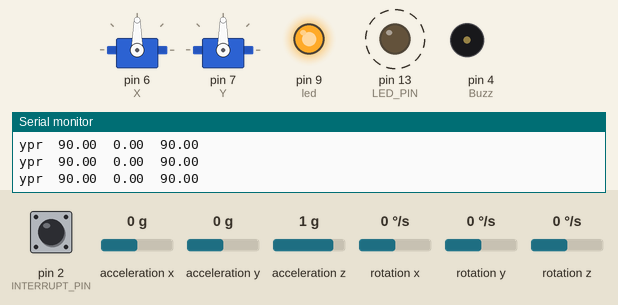
This sketch was run on a simulated Arduino Uno, built with avr-gcc and run on an emulated ATmega328P. Parts: 2 × servo, output pins drawn as LEDs (lit = HIGH), buzzer (waves = sounding, pin HIGH), the last lines printed to the serial monitor. Dashed ring = blinking. Inputs (shaded band) come from the test bench; at power-on: acceleration y 0 g, acceleration x 0 g, rotation z 0 °/s, acceleration z 1 g, pin 2 (INTERRUPT_PIN) LOW, rotation x 0 °/s, rotation y 0 °/s. The sensor or clock chip raises its interrupt line as the real part does.

Above: at 7.22 s.
7.8 s: acceleration y set to -1.4 g
At 8.55 s:
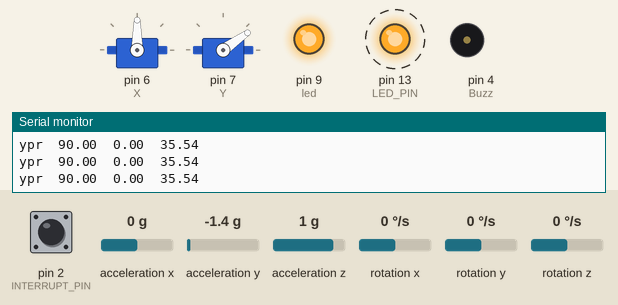
10.8 s: acceleration x set to -1.4 g
At 11.52 s:
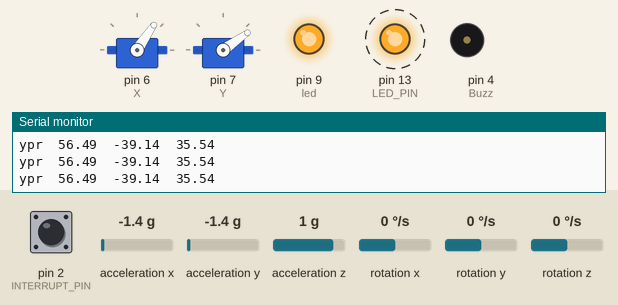
13.8 s: rotation z set to -100 °/s
At 14.54 s:
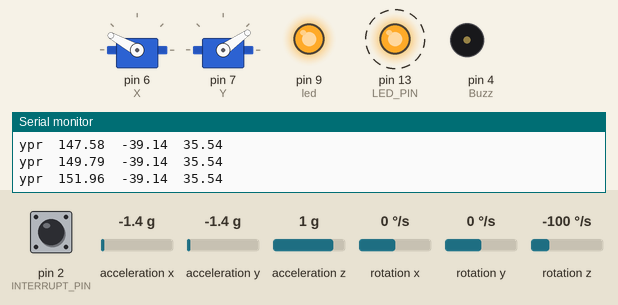
16.8 s: acceleration z set to -1.4 g
At 16.96 s:
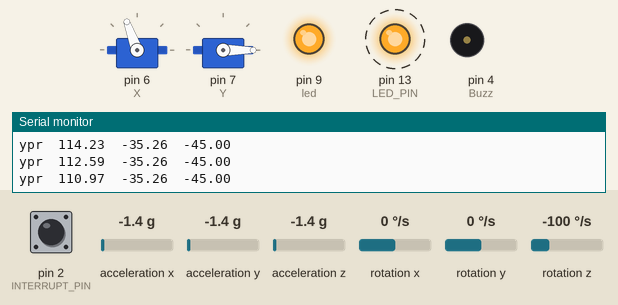
19.8 s: acceleration z set to 0 g
22.8 s: acceleration x set to -0.8 g
Timing chart, 0 to 26.8 s (numbered marks = the images above; inputs shaded):
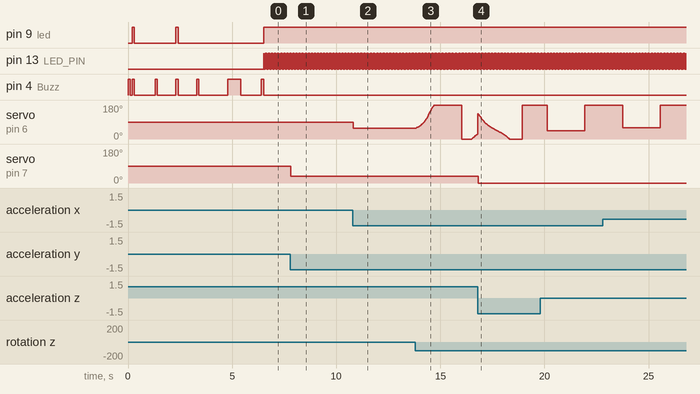

Measured:
- after the input at 7.8 s, servo on pin 7 (Y): 90° → 35° at once
- after the input at 10.8 s, servo on pin 6 (X): 90° → 56° at once
- after the input at 16.8 s, servo on pin 7 (Y): 35° → 0° at once
- by itself, pin 13 (LED_PIN): alternates HIGH for 0.01 s and LOW for 0.01 s

The sketch:

Rocket_code_on_Arduino.ino
```cpp
// I2Cdev and MPU6050 must be installed as libraries, or else the .cpp/.h files
// for both classes must be in the include path of your project
#include "I2Cdev.h"
#include <Servo.h>
#include "MPU6050_6Axis_MotionApps20.h"
//#include "MPU6050.h" // not necessary if using MotionApps include file

// Arduino Wire library is required if I2Cdev I2CDEV_ARDUINO_WIRE implementation
// is used in I2Cdev.h
#if I2CDEV_IMPLEMENTATION == I2CDEV_ARDUINO_WIRE
    #include "Wire.h"
#endif

// class default I2C address is 0x68
// specific I2C addresses may be passed as a parameter here
// AD0 low = 0x68 (default for SparkFun breakout and InvenSense evaluation board)
// AD0 high = 0x69
MPU6050 mpu;
Servo X;
Servo Y;
//MPU6050 mpu(0x69); // <-- use for AD0 high

/* =========================================================================
   NOTE: In addition to connection 3.3v, GND, SDA, and SCL, this sketch
   depends on the MPU-6050's INT pin being connected to the Arduino's
   external interrupt #0 pin. On the Arduino Uno and Mega 2560, this is
   digital I/O pin 2.
 * ========================================================================= */

/* =========================================================================
   NOTE: Arduino v1.0.1 with the Leonardo board generates a compile error
   when using Serial.write(buf, len). The Teapot output uses this method.
   The solution requires a modification to the Arduino USBAPI.h file, which
   is fortunately simple, but annoying. This will be fixed in the next IDE
   release. For more info, see these links:

   http://arduino.cc/forum/index.php/topic,109987.0.html
   http://code.google.com/p/arduino/issues/detail?id=958
 * ========================================================================= */


// uncomment "OUTPUT_READABLE_QUATERNION" if you want to see the actual
// quaternion components in a [w, x, y, z] format (not best for parsing
// on a remote host such as Processing or something though)
//#define OUTPUT_READABLE_QUATERNION

// uncomment "OUTPUT_READABLE_EULER" if you want to see Euler angles
// (in degrees) calculated from the quaternions coming from the FIFO.
// Note that Euler angles suffer from gimbal lock (for more info, see
// http://en.wikipedia.org/wiki/Gimbal_lock)
//#define OUTPUT_READABLE_EULER

// uncomment "OUTPUT_READABLE_YAWPITCHROLL" if you want to see the yaw/
// pitch/roll angles (in degrees) calculated from the quaternions coming
// from the FIFO. Note this also requires gravity vector calculations.
// Also note that yaw/pitch/roll angles suffer from gimbal lock (for
// more info, see: http://en.wikipedia.org/wiki/Gimbal_lock)
#define OUTPUT_READABLE_YAWPITCHROLL
#define Buzz 4
#define led 9
// uncomment "OUTPUT_READABLE_REALACCEL" if you want to see acceleration
// components with gravity removed. This acceleration reference frame is
// not compensated for orientation, so +X is always +X according to the
// sensor, just without the effects of gravity. If you want acceleration
// compensated for orientation, us OUTPUT_READABLE_WORLDACCEL instead.
//#define OUTPUT_READABLE_REALACCEL

// uncomment "OUTPUT_READABLE_WORLDACCEL" if you want to see acceleration
// components with gravity removed and adjusted for the world frame of
// reference (yaw is relative to initial orientation, since no magnetometer
// is present in this case). Could be quite handy in some cases.
//#define OUTPUT_READABLE_WORLDACCEL

// uncomment "OUTPUT_TEAPOT" if you want output that matches the
// format used for the InvenSense teapot demo
//#define OUTPUT_TEAPOT


#define INTERRUPT_PIN 2  // use pin 2 on Arduino Uno & most boards
#define LED_PIN 13 // (Arduino is 13, Teensy is 11, Teensy++ is 6)
bool blinkState = false;
int beep = 0;

// MPU control/status vars
bool dmpReady = false;  // set true if DMP init was successful
uint8_t mpuIntStatus;   // holds actual interrupt status byte from MPU
uint8_t devStatus;      // return status after each device operation (0 = success, !0 = error)
uint16_t packetSize;    // expected DMP packet size (default is 42 bytes)
uint16_t fifoCount;     // count of all bytes currently in FIFO
uint8_t fifoBuffer[64]; // FIFO storage buffer

// orientation/motion vars
Quaternion q;           // [w, x, y, z]         quaternion container
VectorInt16 aa;         // [x, y, z]            accel sensor measurements
VectorInt16 aaReal;     // [x, y, z]            gravity-free accel sensor measurements
VectorInt16 aaWorld;    // [x, y, z]            world-frame accel sensor measurements
VectorFloat gravity;    // [x, y, z]            gravity vector
float euler[3];         // [psi, theta, phi]    Euler angle container
float ypr[3];           // [yaw, pitch, roll]   yaw/pitch/roll container and gravity vector

// packet structure for InvenSense teapot demo
uint8_t teapotPacket[14] = { '$', 0x02, 0,0, 0,0, 0,0, 0,0, 0x00, 0x00, '\r', '\n' };


// ================================================================
// ===               INTERRUPT DETECTION ROUTINE                ===
// ================================================================

volatile bool mpuInterrupt = false;     // indicates whether MPU interrupt pin has gone high
void dmpDataReady() {
    mpuInterrupt = true;
}


// ================================================================
// ===                      INITIAL SETUP                       ===
// ================================================================

void setup() {
  X.attach(6);
  Y.attach(7);
  pinMode(Buzz, OUTPUT);
  pinMode(led, OUTPUT);
    // join I2C bus (I2Cdev library doesn't do this automatically)
    #if I2CDEV_IMPLEMENTATION == I2CDEV_ARDUINO_WIRE
        Wire.begin();
        Wire.setClock(400000); // 400kHz I2C clock. Comment this line if having compilation difficulties
    #elif I2CDEV_IMPLEMENTATION == I2CDEV_BUILTIN_FASTWIRE
        Fastwire::setup(400, true);
    #endif

    // initialize serial communication
    // (115200 chosen because it is required for Teapot Demo output, but it's
    // really up to you depending on your project)
    Serial.begin(115200);
    while (!Serial); // wait for Leonardo enumeration, others continue immediately

    // NOTE: 8MHz or slower host processors, like the Teensy @ 3.3V or Arduino
    // Pro Mini running at 3.3V, cannot handle this baud rate reliably due to
    // the baud timing being too misaligned with processor ticks. You must use
    // 38400 or slower in these cases, or use some kind of external separate
    // crystal solution for the UART timer.

    // initialize device
    Serial.println(F("Initializing I2C devices..."));
    digitalWrite(Buzz, 1);
    delay(100);
    digitalWrite(Buzz, 0);
    mpu.initialize();
    pinMode(INTERRUPT_PIN, INPUT);
    delay(100);
    // verify connection
    Serial.println(F("Testing device connections..."));
    digitalWrite(Buzz, 1);
    digitalWrite(led, 1);
    delay(100);
    digitalWrite(Buzz, 0);
    digitalWrite(led, 0);
    Serial.println(mpu.testConnection() ? F("MPU6050 connection successful") : F("MPU6050 connection failed"));

    // wait for ready
    Serial.println(F("\nSending a request to start DMP and flight..."));
    //while (Serial.available() && Serial.read()); // empty buffer
    //while (!Serial.available());                 // wait for data
    //while (Serial.available() && Serial.read()); // empty buffer again
    delay(1000);
    digitalWrite(Buzz,1);
    delay(100);
    digitalWrite(Buzz,0);
    delay(900);
    digitalWrite(Buzz,1);
    digitalWrite(led,1);
    delay(100);
    digitalWrite(Buzz,0);
    digitalWrite(led,0);
    delay(900);
    digitalWrite(Buzz,1);
    delay(100);
    digitalWrite(Buzz,0);
    delay(900);

    // load and configure the DMP
    Serial.println(F("Initializing DMP..."));
    devStatus = mpu.dmpInitialize();
    digitalWrite(Buzz, 1);
    delay(500);
    digitalWrite(Buzz, 0);
    // supply your own gyro offsets here, scaled for min sensitivity
    mpu.setXGyroOffset(220);
    mpu.setYGyroOffset(76);
    mpu.setZGyroOffset(-85);
    mpu.setZAccelOffset(1788); // 1688 factory default for my test chip

    // make sure it worked (returns 0 if so)
    if (devStatus == 0) {
        // Calibration Time: generate offsets and calibrate our MPU6050
        mpu.CalibrateAccel(6);
        mpu.CalibrateGyro(6);
        mpu.PrintActiveOffsets();
        // turn on the DMP, now that it's ready
        Serial.println(F("Enabling DMP..."));
        mpu.setDMPEnabled(true);

        // enable Arduino interrupt detection
        Serial.print(F("Enabling interrupt detection (Arduino external interrupt "));
        Serial.print(digitalPinToInterrupt(INTERRUPT_PIN));
        Serial.println(F(")..."));
        attachInterrupt(digitalPinToInterrupt(INTERRUPT_PIN), dmpDataReady, RISING);
        mpuIntStatus = mpu.getIntStatus();

        // set our DMP Ready flag so the main loop() function knows it's okay to use it
        Serial.println(F("DMP ready! Waiting for first interrupt..."));
        dmpReady = true;
        Serial.println(F("Go Antares! Go Gyro!"));
        digitalWrite(Buzz, 1);
        delay(100);
        digitalWrite(Buzz, 0);
        delay(1000);
        digitalWrite(Buzz, 1);
        delay(100);
        digitalWrite(Buzz, 0);
        digitalWrite(led, 1);
        // get expected DMP packet size for later comparison
        packetSize = mpu.dmpGetFIFOPacketSize();
    } else {
      digitalWrite(Buzz, 1);
      delay(1000);
      digitalWrite(Buzz, 0);
        // ERROR!
        // 1 = initial memory load failed
        // 2 = DMP configuration updates failed
        // (if it's going to break, usually the code will be 1)
        Serial.print(F("DMP Initialization failed (code "));
        Serial.print(F("STOP!"));
        Serial.print(devStatus);
        Serial.println(F(")"));
    }

    // configure LED for output
    pinMode(LED_PIN, OUTPUT);
}


// ================================================================
// ===                    MAIN PROGRAM LOOP                     ===
// ================================================================

void loop() {
    // if programming failed, don't try to do anything
    if (!dmpReady) {
      return;
      digitalWrite(led, 0);
    }

    // read a packet from FIFO
    if (mpu.dmpGetCurrentFIFOPacket(fifoBuffer)) { // Get the Latest packet
        #ifdef OUTPUT_READABLE_QUATERNION
            // display quaternion values in easy matrix form: w x y z
            mpu.dmpGetQuaternion(&q, fifoBuffer);
            Serial.print("quat\t");
            Serial.print(q.w);
            Serial.print("\t");
            Serial.print(q.x);
            Serial.print("\t");
            Serial.print(q.y);
            Serial.print("\t");
            Serial.println(q.z);
        #endif

        #ifdef OUTPUT_READABLE_EULER
            // display Euler angles in degrees
            mpu.dmpGetQuaternion(&q, fifoBuffer);
            mpu.dmpGetEuler(euler, &q);
            Serial.print("euler\t");
            Serial.print(euler[0] * 180/M_PI);
            Serial.print("\t");
            Serial.print(euler[1] * 180/M_PI);
            Serial.print("\t");
            Serial.println(euler[2] * 180/M_PI);
        #endif

        #ifdef OUTPUT_READABLE_YAWPITCHROLL
            // display Euler angles in degrees
            mpu.dmpGetQuaternion(&q, fifoBuffer);
            mpu.dmpGetGravity(&gravity, &q);
            mpu.dmpGetYawPitchRoll(ypr, &q, &gravity);
            Serial.print("ypr\t");
            Serial.print(ypr[0] * 180/M_PI+90);
            X.write(ypr[0] * 180/M_PI+90);
            Serial.print("\t");
            Serial.print(ypr[1] * 180/M_PI);
            Serial.print("\t");
            Serial.println(ypr[2] * 180/M_PI+90);
            Y.write(ypr[2] * 180/M_PI+90);
        #endif

        #ifdef OUTPUT_READABLE_REALACCEL
            // display real acceleration, adjusted to remove gravity
            mpu.dmpGetQuaternion(&q, fifoBuffer);
            mpu.dmpGetAccel(&aa, fifoBuffer);
            mpu.dmpGetGravity(&gravity, &q);
            mpu.dmpGetLinearAccel(&aaReal, &aa, &gravity);
            Serial.print("areal\t");
            Serial.print(aaReal.x);
            Serial.print("\t");
            Serial.print(aaReal.y);
            Serial.print("\t");
            Serial.println(aaReal.z);
        #endif

        #ifdef OUTPUT_READABLE_WORLDACCEL
            // display initial world-frame acceleration, adjusted to remove gravity
            // and rotated based on known orientation from quaternion
            mpu.dmpGetQuaternion(&q, fifoBuffer);
            mpu.dmpGetAccel(&aa, fifoBuffer);
            mpu.dmpGetGravity(&gravity, &q);
            mpu.dmpGetLinearAccel(&aaReal, &aa, &gravity);
            mpu.dmpGetLinearAccelInWorld(&aaWorld, &aaReal, &q);
            Serial.print("aworld\t");
            Serial.print(aaWorld.x);
            Serial.print("\t");
            Serial.print(aaWorld.y);
            Serial.print("\t");
            Serial.println(aaWorld.z);
        #endif

        #ifdef OUTPUT_TEAPOT
            // display quaternion values in InvenSense Teapot demo format:
            teapotPacket[2] = fifoBuffer[0];
            teapotPacket[3] = fifoBuffer[1];
            teapotPacket[4] = fifoBuffer[4];
            teapotPacket[5] = fifoBuffer[5];
            teapotPacket[6] = fifoBuffer[8];
            teapotPacket[7] = fifoBuffer[9];
            teapotPacket[8] = fifoBuffer[12];
            teapotPacket[9] = fifoBuffer[13];
            Serial.write(teapotPacket, 14);
            teapotPacket[11]++; // packetCount, loops at 0xFF on purpose
        #endif

        // blink LED to indicate activity
        blinkState = !blinkState;
        digitalWrite(LED_PIN, blinkState);
    }
    // if (round(millis() / 100) % 2 == 0) {      // just beeping
    //   digitalWrite(Buzz, 1);
    // } else {
    //   digitalWrite(Buzz, 0);
    // }
}
```
